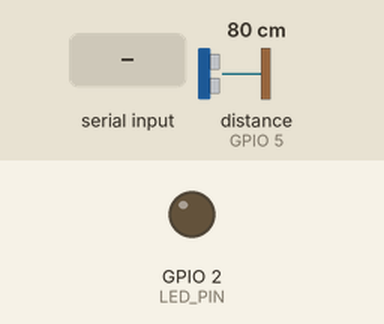
The sketch below on a simulated ESP8266 (NodeMCU). On the bench: output pins drawn as LEDs (lit = HIGH). Wiring (inferred from the names in the program): ultrasonic range finder: trigger GPIO 4; echo GPIO 5. The inputs (shaded band) are chosen by the test bench; at power-on: distance to the obstacle (sensor on GPIO 5) 80 cm. The echo pulse lasts 58.3 µs per cm; WiFi joins after 1.5 s; servers stay silent unless stated; pins used as bus, display or sensor lines are not drawn; what the sketch prints to the serial monitor is not drawn.

Above: at 1.3 s.
1.4 s: "1" received over Serial
At 3.7 s:
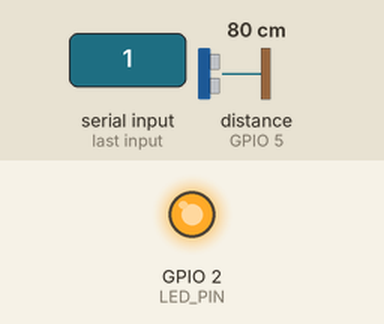
4.0 s: "0" received over Serial
At 6.5 s:
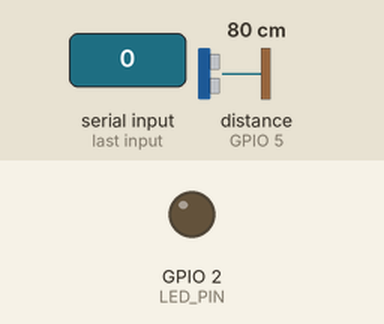
Timing chart, 0 to 8.0 s (numbered marks = the images above; inputs shaded):
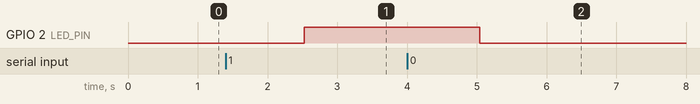

The sketch:

wifi.ino
```cpp
#include <ESP8266WiFi.h>
#include <ESP8266WiFiMulti.h>
#include "Server.h"
#include <ESP8266WebServer.h>

#define BRIGHT_PIN A0
#define ECHO_PIN 5
#define TRIG_PIN 4
#define LED_PIN 2

long duration;
int distance;

String ip ="IP unset";
String ssid_pref="ESP2866_";
String pass ="12345687";

int maxBright = 0;

String ssidCLI ="Test123";
String passwordCLI="ubuntu12";

ESP8266WiFiMulti wifiClient;

String id(){
  uint8_t mac[WL_MAC_ADDR_LENGTH];
  WiFi.softAPmacAddress(mac);
  String macID = String(mac[WL_MAC_ADDR_LENGTH-2],HEX)+String(mac[WL_MAC_ADDR_LENGTH-1],HEX);
  macID.toUpperCase();
  return macID;
}

bool StartAPMode(){
  IPAddress apIP(192, 168, 4, 1);
  WiFi.disconnect();
  WiFi.mode(WIFI_AP);
  WiFi.softAPConfig(apIP, apIP, IPAddress(255,255,255,0));
  WiFi.softAP(ssid_pref + id(), pass);
  //Serial.println("WiFi AP is up with " +ssid_pref+ id());
  return true;
}

bool StartCLI(){
  wifiClient.addAP(ssidCLI.c_str(), passwordCLI.c_str());
  while(wifiClient.run()!=WL_CONNECTED){
    //?
  }
  //Serial.println(ssidCLI);
  return true;
}

void WiFi_init(bool ap_mode){
  if(ap_mode) {
    StartAPMode();
    ip = WiFi.softAPIP().toString();
  }
  else {
    ip = WiFi.localIP().toString();
  }
}

int getBright() {
  return analogRead(BRIGHT_PIN);
}

int getDistance() {
  // Clears the trigPin condition
  digitalWrite(TRIG_PIN, LOW);
  delayMicroseconds(2);
  // Sets the trigPin HIGH (ACTIVE) for 10 microseconds
  digitalWrite(TRIG_PIN, HIGH);
  delayMicroseconds(10);
  digitalWrite(TRIG_PIN, LOW);
  // Reads the echoPin, returns the sound wave travel time in microseconds
  duration = pulseIn(ECHO_PIN, HIGH);
  // Calculating the distance
  distance = duration * 0.034 / 2; // Speed
  return distance;
}

void setup() {
  Serial.begin(9600);
  pinMode(TRIG_PIN, OUTPUT);
  pinMode(ECHO_PIN, INPUT);
  pinMode(LED_PIN, OUTPUT);
  WiFi_init(true);
  server_init();
}

void loop() {
  server.handleClient();

  if (isBright) {
    int bright = getBright();
    if (bright > maxBright) {
      maxBright = bright;
    }
    if (bright > maxBright / 2) {
      Serial.write('1');
    } else {
      Serial.write('0');
    }
  } else {
    int distance = getDistance();
    if (distance > 20) {
      Serial.write('1');
    } else {
      Serial.write('0');
    }
  }

  String msg;

  while (Serial.available()) {
    msg = Serial.readString();
  }

 if (msg == "0") {
    digitalWrite(LED_PIN, LOW);
  }
  else if (msg == "1") {
    digitalWrite(LED_PIN, HIGH);
  }

  delay(500);
}
```

Server.h
```cpp
#include <ESP8266WebServer.h>

ESP8266WebServer server(80);

bool isBright = false;

void handleRoot() {
  String form = "<form action=\"/\" method=\"POST\">";
  form = form + "<input type=\"submit\" value=\"Switch\">";
  form = form + "<h1>";
  if (isBright) {
    form = form + "bright";
  } else {
    form = form + "sonic";
  }
  form = form + "</h1>";
  form = form + "</form>";
  server.send(200, "text/html", form);
}

void handleSwitch() {
  isBright = !isBright;
  server.sendHeader("Location", "/");
  server.send(303);
}

void handleNotFound() {
  server.send(404, "text/plan", "404;Not found");
}

void server_init() {
  server.on("/", HTTP_GET, handleRoot);
  server.on("/", HTTP_POST, handleSwitch);
  server.onNotFound(handleNotFound);

  server.begin();
  Serial.println("Server started at port 80");
}
```

Measured:
- after the input at 1.4 s, GPIO 2 (LED_PIN): LOW → HIGH after 1.1 s
- after the input at 4.0 s, GPIO 2 (LED_PIN): HIGH → LOW after 1.0 s
